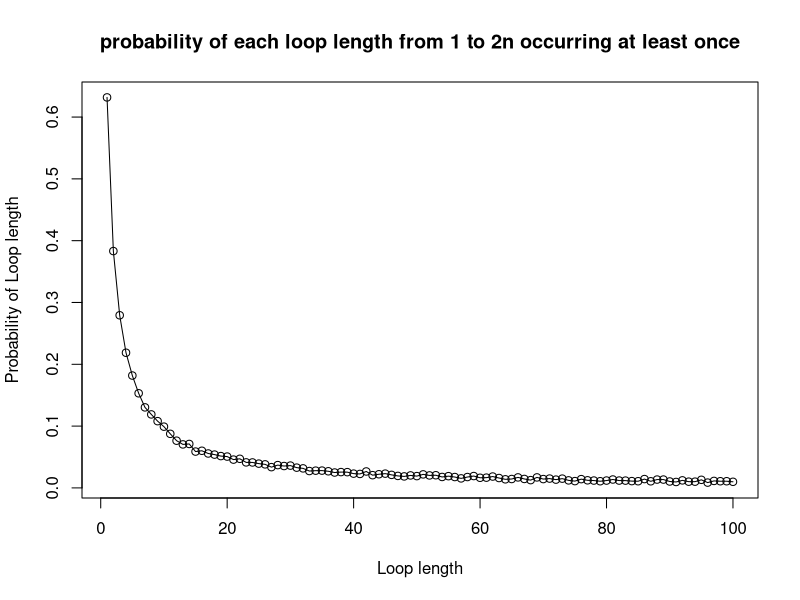
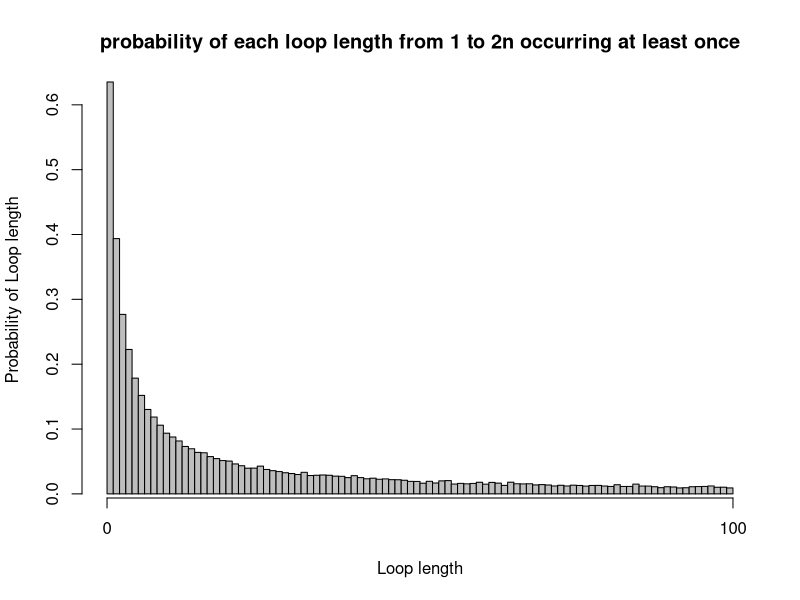

Recreate these plots in R, in order.
# Karman Singh s1936373
# Viren Sirwani Mulani s1949143
# Alannah Hounat s2434943
# Git repo Link:
# Team member contributions to project:

# INPUT: n <- decides numbers of prisoners, prisoner_number<- prisoner number, numbered_boxes <- numbered boxes
# OUTPUT: the number of successes
# Purpose: Is to find and track the number of successes for us to calculate
# the probabilities in later functions. Also, so code isn't repeated in later functions
success_check <- function(n, prisoner_number, first_box, numbered_boxes) {
  # number of boxes opened by prisoner
  number_of_attempts <- 0
  # value 1 indicates prisoner number found, 0 otherwise
  success <- 0
  # first box opened corresponds to value of k, depending on strategy used, could be 
  # random or prisoners number
  guess <- numbered_boxes[first_box]
  # while loop checks if number of boxes opened is less than or equal to n
  while (number_of_attempts < n) {
    if (guess == prisoner_number) {
      # if prisoner number found, no need to continue looking
      success <- 1
      break
    }
    else {
      # move on to the next box as previous box did not contain prisoner number
      guess <- numbered_boxes[guess]
      # number of attempts goes up by one as prisoner moves on to next box
      number_of_attempts <- number_of_attempts + 1
    }
  }
  
  return (success)
}

# INPUT: n <- decides numbers of prisoners, quantity <- number of items to choose
# OUTPUT: vector of integers of length 'quantity'
# PURPOSE: produce a vector of box numbers of a particular size depending on 
# the strategy. Strategy 2 would require us to return just one box number while 
# strategy 3 requires us to return n random box numbers
produce_random_numbered_boxes <- function(n, quantity) {
  return (sample(1:n, quantity))
}

# INPUT: n <- decides numbers of prisoners, k <- prisoner number, strategy <- 1, 2 or 3,
# numbered_boxes<- numbered boxes
# OUTPUT: 1(success) or 0(fail)
# PURPOSE: This function simulates the first strategy where a prisoner
# picks a box with their number on it, the second strategy where a prisoner
# picks a random box to begin with, and the third strategy where a prisoner
# picks n boxes at random, checking each card for their number
check_success_given_strategy <- function(n, k, strategy, numbered_boxes){
  success_strategy3 <- 0
  # if and else if to select the correct strategy
  if (strategy == 1)
    # first box picked has prisoners number on it
    first_box <- k
  else if (strategy == 2)
    # pick a box with a random number on it by calling the helper function 
    # 'produce_random_numbered_boxes'
    first_box <- produce_random_numbered_boxes(2 * n, 1)
  else if (strategy == 3) {
    # here we need n random boxes, the aforementioned helper function is used again
    random_box <- produce_random_numbered_boxes(2 * n, n)
    for (box in random_box) {
      # if one of the random boxes contains the prisoners number
      if (box == k){
        # count successes
        success_strategy3 <- 1
        break
      }
    }
    return (success_strategy3)
  }
  # check the success, used for strategy 1 and 2
  check <- success_check(n, k, first_box, numbered_boxes)
  return(check)
}

# INPUT: n <- decides numbers of prisoners, k <- prisoner number, strategy <- either 1,2,3,
# nreps <- number of times experiment is done
# OUTPUT: Probability estimate of prisoner k finding their number using given strategy
# PURPOSE: To find the probability of one prisoner finding their number
Pone <- function(n, k, strategy, nreps = 10000) {
  number_of_success <- 0
  for (reps in 1:nreps) {
    # index of numbered_boxes corresponds to the box number, and the value stored
    # at that index corresponds to the numbered card randomly placed in the box
    numbered_boxes <- produce_random_numbered_boxes(2 * n, 2 * n)
    number_of_success <- number_of_success + 
      check_success_given_strategy(n, k, strategy, numbered_boxes)
  }
  # we divide number_of_success by nreps to get a probability of a single prisoner
  # finding their number
  prob_one_estimate <- number_of_success / nreps
  return (prob_one_estimate)
}

# INPUT: n <- decides numbers of prisoners, strategy <- either 1,2,3
# nreps <- number of times experiment is done
# OUTPUT: Probability estimate of all prisoners finding their number using given strategy
# PURPOSE: To find the probability of all prisoners being released
Pall <- function(n, strategy, nreps = 10000) {
  number_of_success <- 0
  for (reps in 1:nreps) {
    # Outside inner loop since the room is returned to original state once 
    # prisoner leaves
    numbered_boxes <- produce_random_numbered_boxes(2 * n, 2 * n)
    for (prisoner_number in 1:(2 * n)) {
      check <- check_success_given_strategy(n, prisoner_number, strategy, numbered_boxes)
      if (check == 0)
        break
    }
    number_of_success <- number_of_success + check
  }
  
  prob_all_estimate <- number_of_success / nreps
  return (prob_all_estimate)
}

cat("Probability estimate of a single prisoner succeeding in finding their number:")
cat("\nn=5\nStrategy 1:", Pone(5, 7, 1))
cat("\nStrategy 2:", Pone(5, 7, 2))
cat("\nStrategy 3:", Pone(5, 7, 3))

cat("\nn=50\nStrategy 1:", Pone(50, 7, 1))
cat("\nStrategy 2:", Pone(50, 7, 2))
cat("\nStrategy 3:", Pone(50, 7, 3))

cat("\nProbability estimate of all prisoners succeeding in finding their numbers:")
cat("\nn=5\nStrategy 1:", Pall(5, 1))
cat("\nStrategy 2:", Pall(5, 2))
cat("\nStrategy 3:", Pall(5, 3))

cat("\nn=50\nStrategy 1:", Pall(50, 1))
cat("\nStrategy 2:", Pall(50, 2))
cat("\nStrategy 3:", Pall(50, 3))

# For Pone evidently the less people there are (the smaller that n is) the better 
# chance of success. Although Strategy 3 yields almost consistently similar 
# results as after all we are still only observing n boxes with 2*n prisoners.

# Pall is where we observe a surprising result. Strategy 3 yields zero/near zero
# probabilities. Strategy 1 and 2 yields an approximate probability of 33% and 52% when
# n=50 and n=5 respectively. This seems to be the most optimal strategy, but why?
# This is due to a cycle.
# Every box leads to another box and eventually loops back to the prisoner number,
# this is guaranteed. What is not guaranteed is the cycle which contains the 
# prisoner number may have a length greater than n.

# INPUT: n <- decides numbers of prisoners, nreps <- number of times experiment is done
# OUTPUT: 
# PURPOSE: 
dloop <- function(n, nreps = 10000) {
  # count of all the cycles with loop length 1 to 2n that occurred 0 times 
  # in the simulation
  count_loop_length_0_times = rep(0, 2*n)
  #loop over all experiments(number of repetitions)
  for (reps in 1:nreps) {
    # index of numbered_boxes corresponds to the box number, and the value stored
    # at that index corresponds to the numbered card randomly placed in the box
    numbered_boxes <- produce_random_numbered_boxes(2 * n, 2 * n)
    # count of how many times a cycle has 1 to 2n loop length
    count_of_loop_length = rep(0, 2*n)
    # numbers that are already present in a cycle, hence don't need to be 
    # iterated over again
    numbers_iterated_over = c()
    # looping over all prisoner numbers
    for (prisoner_number in 1:(2 * n)) {
      # vector to hold various cycles, length of this vector would give the 
      # length of the cycle that contains the prisoner number
      individual_cycles = c()
      # if prisoner number is not present in any previous cycles, we follow
      # the path of boxes to find the cycle that contains the prisoner number.
      # if the prisoner number is present, then just skip to the next 
      # prisoner number
      if (!(prisoner_number %in% numbers_iterated_over)) {
        individual_cycles = append(individual_cycles, prisoner_number)
        next_box_in_cycle = numbered_boxes[prisoner_number]
        # checks if the card removed from the box contains the prisoner number
        while (next_box_in_cycle != prisoner_number) {
          individual_cycles = append(individual_cycles, next_box_in_cycle)
          next_box_in_cycle = numbered_boxes[next_box_in_cycle]
        }
        count_of_loop_length[length(individual_cycles)] = 
          count_of_loop_length[length(individual_cycles)] + 1
        # appending the numbers in the cycle to the vector that contains all the
        # cycles
        numbers_iterated_over = append(numbers_iterated_over, individual_cycles)
      }
    }
    # finds all loop lengths that occurred 0 times in the experiment and adds 1
    # to the count for each of those loop lengths
    index_loop_length_0_times = grep(0, count_of_loop_length)
    count_loop_length_0_times[index_loop_length_0_times] = 
      count_loop_length_0_times[index_loop_length_0_times] + 1
  }
  prob_loop_length_0_times <- count_loop_length_0_times/nreps
  prob_loop_length_at_least_once <- 1 - prob_loop_length_0_times
  return (prob_loop_length_at_least_once)
}


cat("Probability of loop length from 1 to 2n occurring at least once in a random shuffling of cards to boxes: ")
cat("\nFor n=50: ", dloop(50))

# Here n=50. For the prisoners to be successful, the longest loop must not be greater than
# 50. The probability of not having a loop longer than 50 is equal to the probability
# of a random permutation of the prisoner numbers 1 to 100 having a loop whose length is
# greater than 50. We first need to know the number of permutations of prisoner
# numbers 1 to 100 with a loop of length x>50. That is 100!/x. The probability of 
# of a random permutation containing no loops of length greater than 50 is 
# calculated below:

single_events <- factorial(100)*(1/(51:100))
sum_single_events <- sum(single_events)
prob_no_greater_50 <- 1 - (1/factorial(100))*sum_single_events
cat("The probability of no loop being longer than 50 is:", prob_no_greater_50)


# We use a line graph to visualize the probabilities for each loop length. A line
# graph is used her since we can identify trends in the data. Usually line graphs are
# used to track changes over a short or long period of time. But it can be used in
# this scenario.
n1 <- 50
loop_vector1 <- dloop(n=n1,nreps=10000)
line_graph <- plot(x= 1:(2*n1),
                   y=loop_vector1, 
                   type="o",
                   xlab="Loop length",
                   ylab="Probability of Loop length",
                   main= "probability of each loop length from 1 to 2n occurring at least once")

# A bar chart could be used to compare the different loop lengths. 
# The code is not too different here. Bar-chart may seem a bit cramped
n2 <- 50
loop_vector2 <- dloop(n=n2,nreps=10000)
bar_chart <- barplot(height=loop_vector2, 
                     xlab="Loop length",
                     ylab="Probability of Loop length",
                     main= "probability of each loop length from 1 to 2n occurring at least once",
                     space=0)
# Adds an axis to the current plot
axis(side=1,at=c(0,(2*n2)), tick=TRUE)
